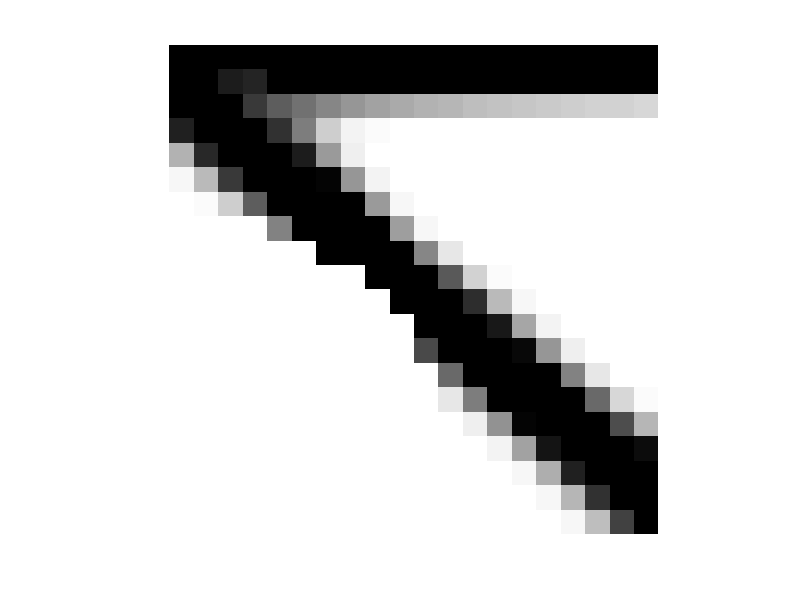

Write the MATLAB code that produced this figure.
%%%% AN 88 LINE TOPOLOGY OPTIMIZATION CODE Nov, 2010 %%%%
%function top88(nelx,nely,volfrac,penal,rmin,ft)
nelx=20; nely=20; volfrac=0.33; penal=3.0; rmin=1.5; ft=1;
%% MATERIAL PROPERTIES
E0 = 1;
Emin = 1e-9;
nu = 0.3;
%% PREPARE FINITE ELEMENT ANALYSIS
A11 = [12  3 -6 -3;  3 12  3  0; -6  3 12 -3; -3  0 -3 12];
A12 = [-6 -3  0  3; -3 -6 -3 -6;  0 -3 -6  3;  3 -6  3 -6];
B11 = [-4  3 -2  9;  3 -4 -9  4; -2 -9 -4 -3;  9  4 -3 -4];
B12 = [ 2 -3  4 -9; -3  2  9 -2;  4  9  2  3; -9 -2  3  2];
KE = 1/(1-nu^2)/24*([A11 A12;A12' A11]+nu*[B11 B12;B12' B11]);
nodenrs = reshape(1:(1+nelx)*(1+nely),1+nely,1+nelx);
edofVec = reshape(2*nodenrs(1:end-1,1:end-1)+1,nelx*nely,1);
edofMat = repmat(edofVec,1,8)+repmat([0 1 2*nely+[2 3 0 1] -2 -1],nelx*nely,1);
iK = reshape(kron(edofMat,ones(8,1))',64*nelx*nely,1);
jK = reshape(kron(edofMat,ones(1,8))',64*nelx*nely,1);
% DEFINE LOADS AND SUPPORTS (HALF MBB-BEAM)
F = sparse(2,1,1,2*(nely+1)*(nelx+1),1);
U = zeros(2*(nely+1)*(nelx+1),1);
fixeddofs = 2*(nelx)*(nely+1)+1:2*(nely+1)*(nelx+1);
alldofs = 1:2*(nely+1)*(nelx+1);
freedofs = setdiff(alldofs,fixeddofs);
passive = zeros(nely,nelx);
for i = 1:nelx
  for j = 1:nely
      if ((i)^2+(j-nely)^2) < (0.65*nelx)^2
          passive(j,i) = 1;
      end
  end
end
%% PREPARE FILTER
iH = ones(nelx*nely*(2*(ceil(rmin)-1)+1)^2,1);
jH = ones(size(iH));
sH = zeros(size(iH));
k = 0;
for i1 = 1:nelx
  for j1 = 1:nely
    e1 = (i1-1)*nely+j1;
    for i2 = max(i1-(ceil(rmin)-1),1):min(i1+(ceil(rmin)-1),nelx)
      for j2 = max(j1-(ceil(rmin)-1),1):min(j1+(ceil(rmin)-1),nely)
        e2 = (i2-1)*nely+j2;
        k = k+1;
        iH(k) = e1;
        jH(k) = e2;
        sH(k) = max(0,rmin-sqrt((i1-i2)^2+(j1-j2)^2));
      end
    end
  end
end
H = sparse(iH,jH,sH);
Hs = sum(H,2);
%% INITIALIZE ITERATION
x = repmat(volfrac,nely,nelx);
xPhys = x;
loop = 0;
change = 1;
obj = NaN(200,1);
changeplot = NaN(200,1);
volume = NaN(200,1);
%% START ITERATION
while change > 0.01
  loop = loop + 1;
  %% FE-ANALYSIS
  sK = reshape(KE(:)*(Emin+xPhys(:)'.^penal*(E0-Emin)),64*nelx*nely,1);
  K = sparse(iK,jK,sK); K = (K+K')/2;
  U(freedofs) = K(freedofs,freedofs)\F(freedofs);
  %% OBJECTIVE FUNCTION AND SENSITIVITY ANALYSIS
  ce = reshape(sum((U(edofMat)*KE).*U(edofMat),2),nely,nelx);
  c = sum(sum((Emin+xPhys.^penal*(E0-Emin)).*ce));
  dc = -penal*(E0-Emin)*xPhys.^(penal-1).*ce;
  dv = ones(nely,nelx);
  obj(loop+1) = c;
  %% FILTERING/MODIFICATION OF SENSITIVITIES
  if ft == 1
    dc(:) = H*(x(:).*dc(:))./Hs./max(1e-3,x(:));
  elseif ft == 2
    dc(:) = H*(dc(:)./Hs);
    dv(:) = H*(dv(:)./Hs);
  end
  %% OPTIMALITY CRITERIA UPDATE OF DESIGN VARIABLES AND PHYSICAL DENSITIES
  l1 = 0; l2 = 1e9; move = 0.2;
  while (l2-l1)/(l1+l2) > 1e-3
    lmid = 0.5*(l2+l1);
    xnew = max(0,max(x-move,min(1,min(x+move,x.*sqrt(-dc./dv/lmid)))));
    if ft == 1
      xPhys = xnew;
    elseif ft == 2
      xPhys(:) = (H*xnew(:))./Hs;
    end
    if sum(xPhys(:)) > volfrac*nelx*nely, l1 = lmid; else, l2 = lmid; end
    xPhys(passive==1) = 0;
    xPhys(passive==2) = 1;
  end
  change = max(abs(xnew(:)-x(:)));
  changeplot(loop+1) = change;
  volume(loop+1) = mean(xPhys(:));
  x = xnew;
  %% PRINT RESULTS
  fprintf(' It.:%5i Obj.:%11.4f Vol.:%7.3f ch.:%7.3f\n',loop,c, ...
    mean(xPhys(:)),change);
  if exist('OCTAVE_VERSION', 'builtin') ~= 0
    fflush(stdout);
  end
  %% PLOT DENSITIES
  colormap(gray); imagesc(1-xPhys); caxis([0 1]); axis equal; axis off; drawnow;
end
%% EXTRA PLOTS
%obj(isnan(obj)) = [];
%changeplot(isnan(changeplot)) = [];
%volume(isnan(volume)) = [];
%
%figure;
%ax1 = subplot(3,1,1);
%plot(obj,'r');
%title(ax1,'Objective function')
%
%ax2 = subplot(3,1,2);
%plot(volume,'r');
%title(ax2,'Volume')
%
%ax3 = subplot(3,1,3);
%plot(changeplot,'r');
%title(ax3,'Change of volume')

%%%%%%%%%%%%%%%%%%%%%%%%%%%%%%%%%%%%%%%%%%%%%%%%%%%%%%%%%%%%%%%%%%%%%%%%%%%%
% This Matlab code was written by E. Andreassen, A. Clausen, M. Schevenels,%
% B. S. Lazarov and O. Sigmund,  Department of Solid  Mechanics,           %
%  Technical University of Denmark,                                        %
%  DK-2800 Lyngby, Denmark.                                                %
% Please sent your comments to: sigmund@fam.dtu.dk                         %
%                                                                          %
% The code is intended for educational purposes and theoretical details    %
% are discussed in the paper                                               %
% "Efficient topology optimization in MATLAB using 88 lines of code,       %
% E. Andreassen, A. Clausen, M. Schevenels,                                %
% B. S. Lazarov and O. Sigmund, Struct Multidisc Optim, 2010               %
% This version is based on earlier 99-line code                            %
% by Ole Sigmund (2001), Structural and Multidisciplinary Optimization,    %
% Vol 21, pp. 120--127.                                                    %
%                                                                          %
% The code as well as a postscript version of the paper can be             %
% downloaded from the web-site: http://www.topopt.dtu.dk                   %
%                                                                          %
% Disclaimer:                                                              %
% The authors reserves all rights but do not guaranty that the code is     %
% free from errors. Furthermore, we shall not be liable in any event       %
% caused by the use of the program.                                        %
%%%%%%%%%%%%%%%%%%%%%%%%%%%%%%%%%%%%%%%%%%%%%%%%%%%%%%%%%%%%%%%%%%%%%%%%%%%%

